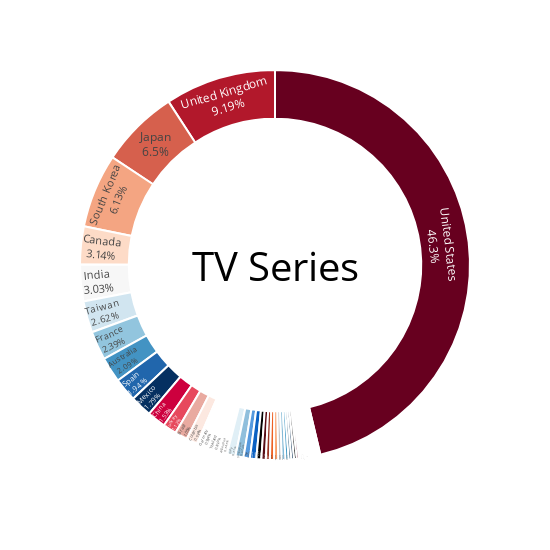
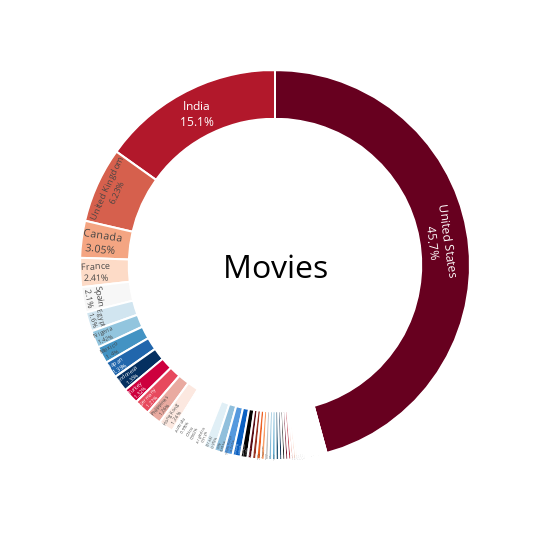

The cell these charts' notebook holds for them, in order:
### Code cell
tv_country_df = generate_country_df(tv_df)
plot = px.pie(labels = tv_country_df['country_main'], values = tv_country_df['counts'], names = tv_country_df['country_main'], width = 550, height = 550
            ,color_discrete_sequence=px.colors.sequential.RdBu)

plot.update_traces(textposition = 'inside', 
                  textinfo = 'percent + label', 
                  hole = 0.75, 
                  marker = dict(line = dict(color = 'white', width = 2)))

plot.update_layout(annotations = [dict(text = 'TV Series', 
                                      x = 0.5, y = 0.5, font_size = 40, showarrow = False,                                       
                                      font_color = 'black')],
                  showlegend = False)

plot.show()
movie_country_df = generate_country_df(movie_df)
plot = px.pie(labels = movie_country_df['country_main'], values = movie_country_df['counts'], names = movie_country_df['country_main'], width = 550, height = 550
             ,color_discrete_sequence=px.colors.sequential.RdBu)

plot.update_traces(textposition = 'inside', 
                  textinfo = 'percent + label', 
                  hole = 0.75, 
                  marker = dict(line = dict(color = 'white', width = 2)))
                                

plot.update_layout(annotations = [dict(text = 'Movies', 
                                      x = 0.5, y = 0.5, font_size = 32, showarrow = False,                                       
                                      font_color = 'black')],
                  showlegend = False)

plot.show()

### Figure 1 — Plotly figure (JSON) as saved in the notebook; plotly's stock layout.template omitted (floating-point values rounded to 4 significant figures)
{"data": [{"domain": {"x": [0, 1], "y": [0, 1]}, "hole": 0.75, "hovertemplate": "label=%{label}<br>value=%{value}<extra></extra>", "labels": ["", "Argentina", "Australia", "Austria", "Belarus", "Belgium", "Brazil", "Canada", "Chile", "China", "Colombia", "Croatia", "Cyprus", "Czech Republic", "Denmark", "Egypt", "Finland", "France", "Germany", "Hong Kong", "Iceland", "India", "Indonesia", "Ireland", "Israel", "Italy", "Japan", "Jordan", "Kuwait", "Lebanon", "Luxembourg", "Malaysia", "Mauritius", "Mexico", "Netherlands", "New Zealand", "Nigeria", "Norway", "Pakistan", "Philippines", "Poland", "Puerto Rico", "Russia", "Saudi Arabia", "Senegal", "Singapore", "South Africa", "South Korea", "Spain", "Sweden", "Switzerland", "Taiwan", "Thailand", "Turkey", "Ukraine", "United Arab Emirates", "United Kingdom", "United States", "Uruguay"], "legendgroup": "", "marker": {"line": {"color": "white", "width": 2}}, "name": "", "showlegend": true, "textinfo": "percent+label", "textposition": "inside", "type": "pie", "values": [1, 20, 56, 1, 1, 9, 28, 84, 4, 41, 25, 1, 1, 1, 11, 14, 3, 64, 25, 3, 3, 81, 2, 6, 10, 19, 174, 2, 2, 6, 1, 7, 1, 48, 5, 2, 9, 9, 4, 3, 8, 1, 14, 4, 1, 18, 6, 164, 52, 8, 1, 70, 24, 30, 2, 1, 246, 1238, 1]}], "layout": {"annotations": [{"font": {"color": "black", "size": 40}, "showarrow": false, "text": "TV Series", "x": 0.5, "y": 0.5}], "height": 550, "legend": {"tracegroupgap": 0}, "margin": {"t": 60}, "piecolorway": ["rgb(103,0,31)", "rgb(178,24,43)", "rgb(214,96,77)", "rgb(244,165,130)", "rgb(253,219,199)", "rgb(247,247,247)", "rgb(209,229,240)", "rgb(146,197,222)", "rgb(67,147,195)", "rgb(33,102,172)", "rgb(5,48,97)"], "showlegend": false, "width": 550}}

### Figure 2 — Plotly figure (JSON) as saved in the notebook; plotly's stock layout.template omitted (floating-point values rounded to 4 significant figures)
{"data": [{"domain": {"x": [0, 1], "y": [0, 1]}, "hole": 0.75, "hovertemplate": "label=%{label}<br>value=%{value}<extra></extra>", "labels": ["", "Argentina", "Australia", "Austria", "Bangladesh", "Belgium", "Brazil", "Bulgaria", "Cambodia", "Cameroon", "Canada", "Chile", "China", "Colombia", "Croatia", "Czech Republic", "Denmark", "Egypt", "Finland", "France", "Georgia", "Germany", "Ghana", "Greece", "Guatemala", "Hong Kong", "Hungary", "Iceland", "India", "Indonesia", "Iran", "Ireland", "Israel", "Italy", "Jamaica", "Japan", "Kenya", "Kuwait", "Lebanon", "Malaysia", "Mauritius", "Mexico", "Mozambique", "Namibia", "Netherlands", "New Zealand", "Nigeria", "Norway", "Pakistan", "Paraguay", "Peru", "Philippines", "Poland", "Portugal", "Romania", "Russia", "Saudi Arabia", "Serbia", "Singapore", "Slovenia", "Somalia", "South Africa", "South Korea", "Soviet Union", "Spain", "Sweden", "Switzerland", "Syria", "Taiwan", "Thailand", "Turkey", "United Arab Emirates", "United Kingdom", "United States", "Uruguay", "Venezuela", "Vietnam", "West Germany", "Zimbabwe"], "legendgroup": "", "marker": {"line": {"color": "white", "width": 2}}, "name": "", "showlegend": true, "textinfo": "percent+label", "textposition": "inside", "type": "pie", "values": [1, 56, 61, 8, 3, 9, 56, 5, 2, 1, 187, 18, 59, 15, 1, 5, 19, 98, 3, 148, 2, 78, 4, 1, 1, 76, 5, 3, 927, 83, 1, 22, 12, 48, 1, 85, 4, 5, 18, 16, 1, 86, 1, 1, 23, 15, 87, 12, 18, 1, 6, 77, 22, 4, 10, 5, 7, 3, 10, 1, 1, 35, 47, 1, 129, 11, 7, 1, 15, 41, 81, 20, 382, 2804, 8, 2, 7, 1, 1]}], "layout": {"annotations": [{"font": {"color": "black", "size": 32}, "showarrow": false, "text": "Movies", "x": 0.5, "y": 0.5}], "height": 550, "legend": {"tracegroupgap": 0}, "margin": {"t": 60}, "piecolorway": ["rgb(103,0,31)", "rgb(178,24,43)", "rgb(214,96,77)", "rgb(244,165,130)", "rgb(253,219,199)", "rgb(247,247,247)", "rgb(209,229,240)", "rgb(146,197,222)", "rgb(67,147,195)", "rgb(33,102,172)", "rgb(5,48,97)"], "showlegend": false, "width": 550}}
